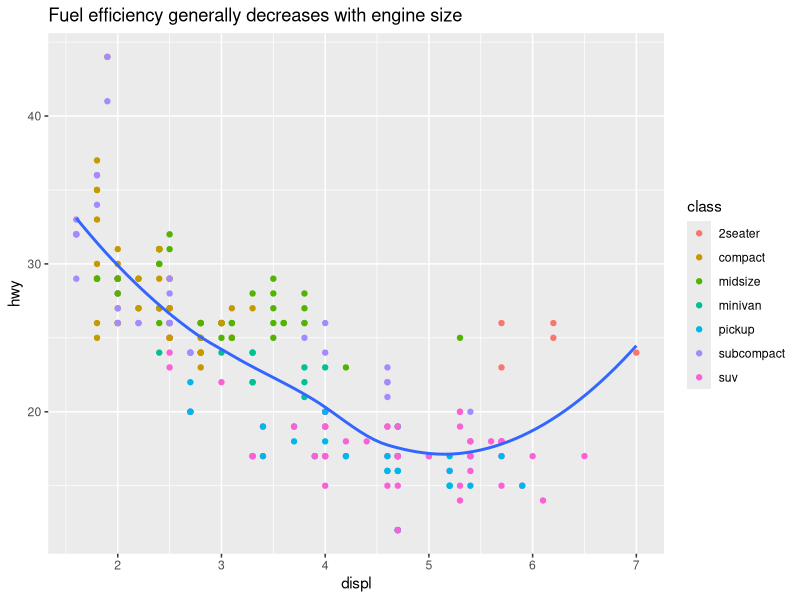
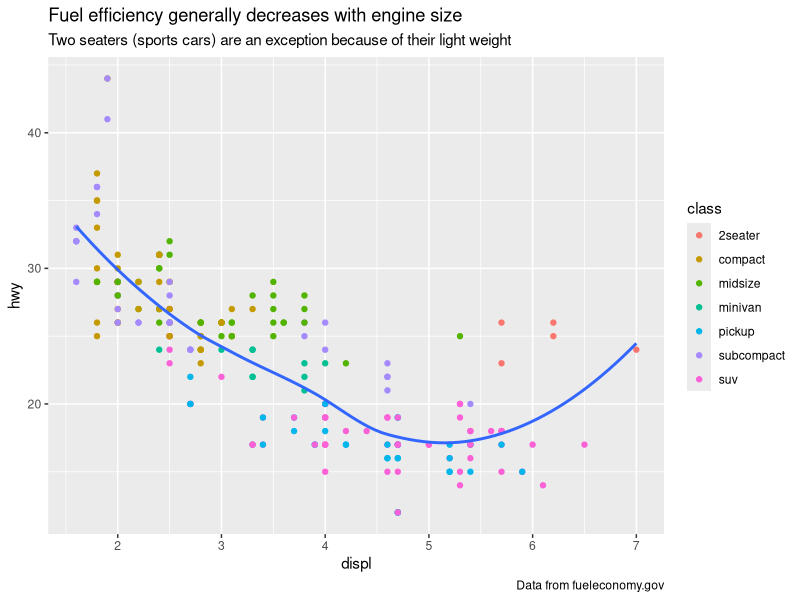
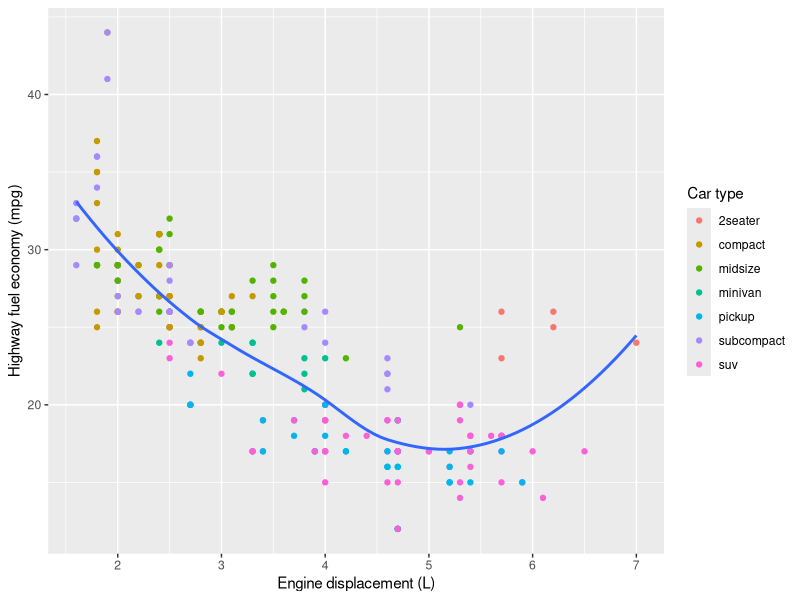
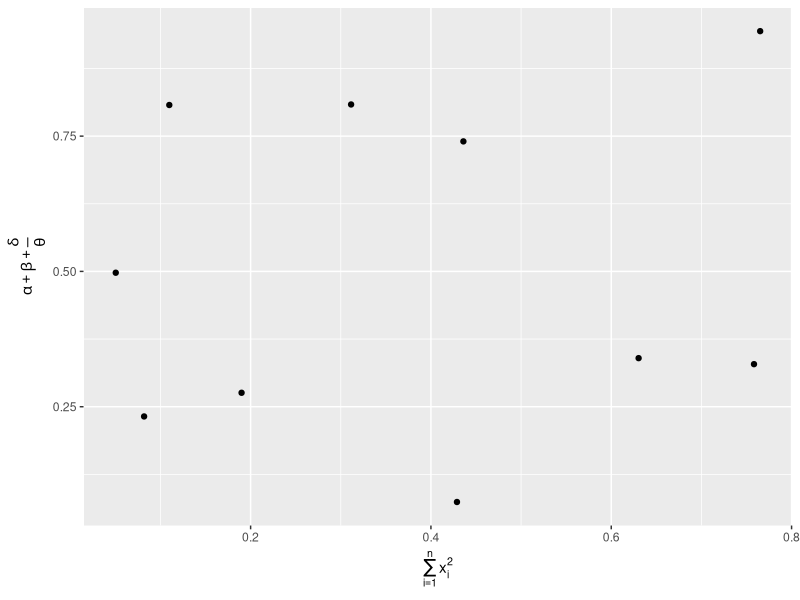
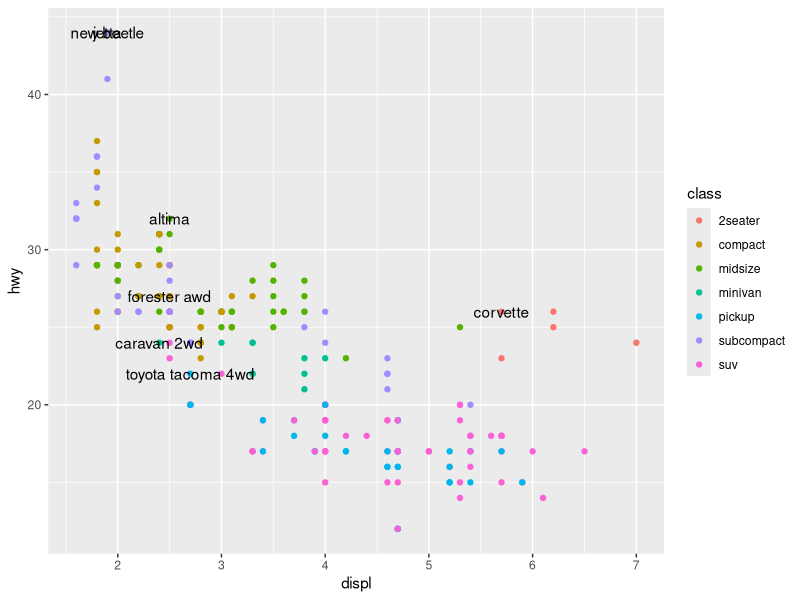
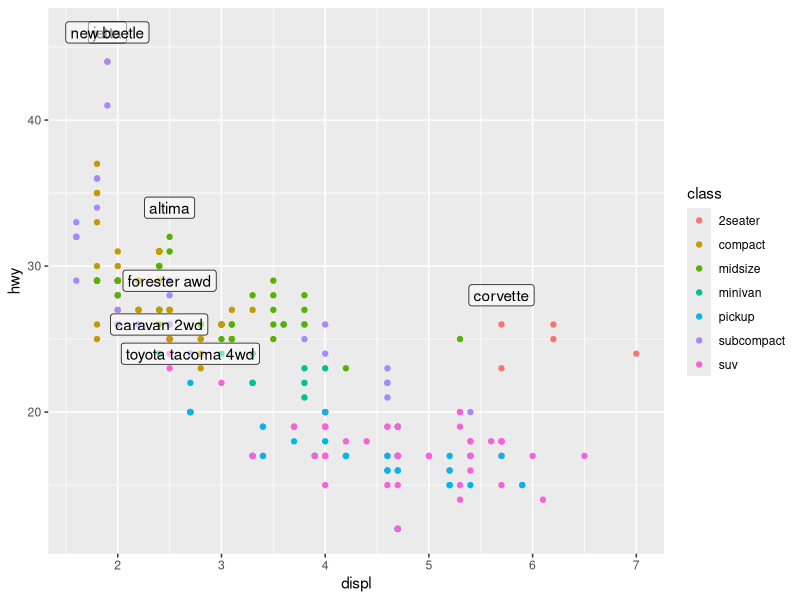
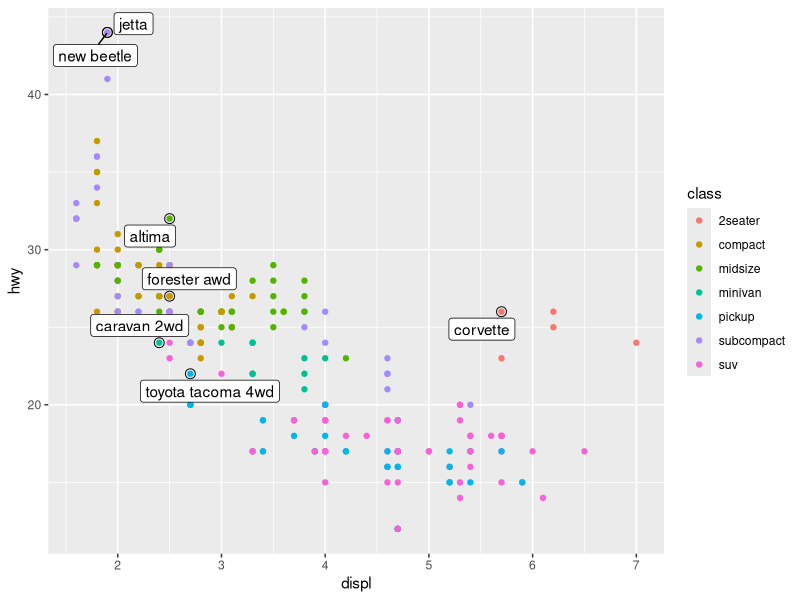
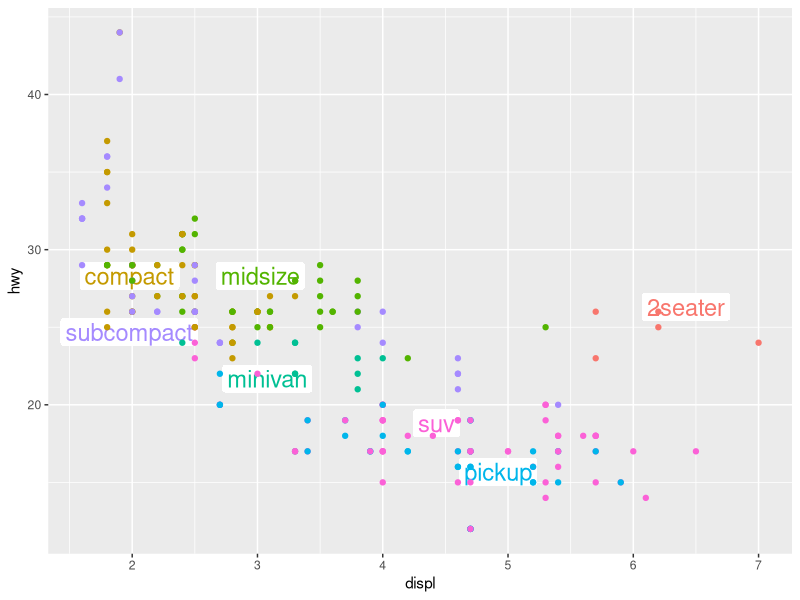

The R source for these figures, in order:
# Chapter 28 Graphics for communication

# introduction ------------------------------------------------------------

library(tidyverse)

# label -------------------------------------------------------------------

ggplot(mpg, aes(displ, hwy)) +
  geom_point(aes(color = class)) +
  geom_smooth(se = FALSE) +
  labs(title = "Fuel efficiency generally decreases with engine size")

ggplot(mpg, aes(displ, hwy)) +
  geom_point(aes(color = class)) +
  geom_smooth(se = FALSE) +
  labs(
    title = "Fuel efficiency generally decreases with engine size",
    subtitle = "Two seaters (sports cars) are an exception because of their light weight",
    caption = "Data from fueleconomy.gov"
  )

ggplot(mpg, aes(displ, hwy)) +
  geom_point(aes(colour = class)) +
  geom_smooth(se = FALSE) +
  labs(
    x = "Engine displacement (L)",
    y = "Highway fuel economy (mpg)",
    colour = "Car type"
  )

# math symbols
df <- tibble(
  x = runif(10),
  y = runif(10)
)

ggplot(df, aes(x, y)) +
  geom_point() +
  labs(
    x = quote(sum(x[i] ^ 2, i == 1, n)),
    y = quote(alpha + beta + frac(delta, theta))
  )


# annotations -------------------------------------------------------------

best_in_class <- mpg %>%
  group_by(class) %>%
  filter(row_number(desc(hwy)) == 1)

ggplot(mpg, aes(displ, hwy)) +
  geom_point(aes(colour = class)) +
  geom_text(aes(label = model), data = best_in_class)

ggplot(mpg, aes(displ, hwy)) +
  geom_point(aes(colour = class)) +
  geom_label(aes(label = model), data = best_in_class, nudge_y = 2, alpha = 0.5)

# ggrepel
ggplot(mpg, aes(displ, hwy)) +
  geom_point(aes(colour = class)) +
  geom_point(size = 3, shape = 1, data = best_in_class) +
  ggrepel::geom_label_repel(aes(label = model), data = best_in_class)

# turn legends off
class_avg <- mpg %>%
  group_by(class) %>%
  summarise(
    displ = median(displ),
    hwy = median(hwy)
  )

ggplot(mpg, aes(displ, hwy, colour = class)) +
  ggrepel::geom_label_repel(aes(label = class),
                            data = class_avg,
                            size = 6,
                            label.size = 0,
                            segment.color = NA
  ) +
  geom_point() +
  theme(legend.position = "none")

# single label
label <- mpg %>%
  summarise(
    displ = max(displ),
    hwy = max(hwy),
    label = "Increasing engine size is \nrelated to decreasing fuel economy."
  )

ggplot(mpg, aes(displ, hwy)) +
  geom_point() +
  geom_text(aes(label = label), data = label, vjust = "top", hjust = "right")

# label at borders
label <- tibble(
  displ = Inf,
  hwy = Inf,
  label = "Increasing engine size is \nrelated to decreasing fuel economy."
)

ggplot(mpg, aes(displ, hwy)) +
  geom_point() +
  geom_text(aes(label = label), data = label, vjust = "top", hjust = "right")

# wrap writings
"Increasing engine size is related to decreasing fuel economy." %>%
  stringr::str_wrap(width = 40) %>%
  writeLines()


# scales ------------------------------------------------------------------

ggplot(mpg, aes(displ, hwy)) +
  geom_point(aes(colour = class)) +
  scale_x_continuous() +
  scale_y_continuous() +
  scale_colour_discrete()

# axis ticks and legend keys
ggplot(mpg, aes(displ, hwy)) +
  geom_point() +
  scale_y_continuous(breaks = seq(15, 40, by = 5))

# supress labels
ggplot(mpg, aes(displ, hwy)) +
  geom_point() +
  scale_x_continuous(labels = NULL) +
  scale_y_continuous(labels = NULL)

# guides
presidential %>%
  mutate(id = 33 + row_number()) %>%
  ggplot(aes(start, id)) +
  geom_point() +
  geom_segment(aes(xend = end, yend = id)) +
  scale_x_date(NULL, breaks = presidential$start, date_labels = "'%y")

# legend layout
base <- ggplot(mpg, aes(displ, hwy)) +
  geom_point(aes(colour = class))

base + theme(legend.position = "left")
base + theme(legend.position = "top")
base + theme(legend.position = "bottom")
base + theme(legend.position = "right") # the default

# control individual legends
ggplot(mpg, aes(displ, hwy)) +
  geom_point(aes(colour = class)) +
  geom_smooth(se = FALSE) +
  theme(legend.position = "bottom") +
  guides(colour = guide_legend(nrow = 1, override.aes = list(size = 4)))

# replacing a scale
ggplot(diamonds, aes(carat, price)) +
  geom_bin2d()

ggplot(diamonds, aes(log10(carat), log10(price))) +
  geom_bin2d()

# scale labels
ggplot(diamonds, aes(carat, price)) +
  geom_bin2d() + 
  scale_x_log10() + 
  scale_y_log10()

# color brewer
ggplot(mpg, aes(displ, hwy)) +
  geom_point(aes(color = drv))

ggplot(mpg, aes(displ, hwy)) +
  geom_point(aes(color = drv)) +
  scale_colour_brewer(palette = "Set1")

# color + shape
ggplot(mpg, aes(displ, hwy)) +
  geom_point(aes(color = drv, shape = drv)) +
  scale_colour_brewer(palette = "Set1")

# manually define color
presidential %>%
  mutate(id = 33 + row_number()) %>%
  ggplot(aes(start, id, colour = party)) +
  geom_point() +
  geom_segment(aes(xend = end, yend = id)) +
  scale_colour_manual(values = c(Republican = "red", Democratic = "blue"))

# categorical color
df <- tibble(
  x = rnorm(10000),
  y = rnorm(10000)
)

ggplot(df, aes(x, y)) +
  geom_hex() +
  coord_fixed()

ggplot(df, aes(x, y)) +
  geom_hex() +
  viridis::scale_fill_viridis() +
  coord_fixed()


# zooming -----------------------------------------------------------------

ggplot(mpg, mapping = aes(displ, hwy)) +
  geom_point(aes(color = class)) +
  geom_smooth() +
  coord_cartesian(xlim = c(5, 7), ylim = c(10, 30))

mpg %>%
  filter(displ >= 5, displ <= 7, hwy >= 10, hwy <= 30) %>%
  ggplot(aes(displ, hwy)) +
  geom_point(aes(color = class)) +
  geom_smooth()

# different scales in x, y
suv <- mpg %>% filter(class == "suv")
compact <- mpg %>% filter(class == "compact")

ggplot(suv, aes(displ, hwy, colour = drv)) +
  geom_point()

ggplot(compact, aes(displ, hwy, colour = drv)) +
  geom_point()

# put on the same scale
x_scale <- scale_x_continuous(limits = range(mpg$displ))
y_scale <- scale_y_continuous(limits = range(mpg$hwy))
col_scale <- scale_colour_discrete(limits = unique(mpg$drv))

ggplot(suv, aes(displ, hwy, colour = drv)) +
  geom_point() +
  x_scale +
  y_scale +
  col_scale

ggplot(compact, aes(displ, hwy, colour = drv)) +
  geom_point() +
  x_scale +
  y_scale +
  col_scale


# themes ------------------------------------------------------------------

ggplot(mpg, aes(displ, hwy)) +
  geom_point(aes(color = class)) +
  geom_smooth(se = FALSE) +
  theme_bw()


# saving plots ------------------------------------------------------------

ggsave("my-plot.pdf")

# figure sizing


# ggplot2 book ------------------------------------------------------------

# https://github.com/hadley/ggplot2-book.
